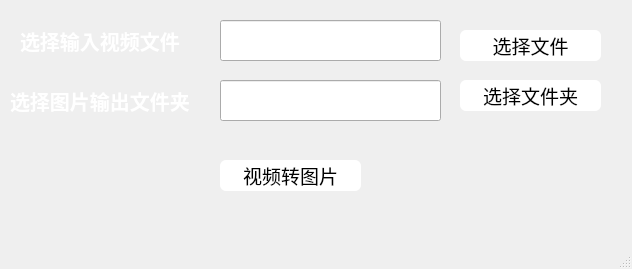
<?xml version="1.0" encoding="UTF-8"?>
<ui version="4.0">
 <class>MainWindow</class>
 <widget class="QMainWindow" name="MainWindow">
  <property name="geometry">
   <rect>
    <x>0</x>
    <y>0</y>
    <width>632</width>
    <height>269</height>
   </rect>
  </property>
  <property name="windowTitle">
   <string>Video_Frame</string>
  </property>
  <property name="windowIcon">
   <iconset>
    <normaloff>C:/Users/admin/Downloads/查看.png</normaloff>C:/Users/admin/Downloads/查看.png</iconset>
  </property>
  <widget class="QWidget" name="centralwidget">
   <widget class="QLabel" name="label">
    <property name="geometry">
     <rect>
      <x>0</x>
      <y>0</y>
      <width>631</width>
      <height>411</height>
     </rect>
    </property>
    <property name="text">
     <string/>
    </property>
    <property name="pixmap">
     <pixmap>C:/Users/admin/Pictures/纯色背景图片/Snipaste_2022-05-23_15-15-43.png</pixmap>
    </property>
    <property name="scaledContents">
     <bool>true</bool>
    </property>
   </widget>
   <widget class="QLabel" name="label_2">
    <property name="geometry">
     <rect>
      <x>20</x>
      <y>20</y>
      <width>171</width>
      <height>41</height>
     </rect>
    </property>
    <property name="font">
     <font>
      <family>微软雅黑</family>
      <pointsize>-1</pointsize>
      <weight>75</weight>
      <bold>true</bold>
     </font>
    </property>
    <property name="styleSheet">
     <string notr="true">font-size:20px;
font-family:&quot;微软雅黑&quot;;
color:white;
</string>
    </property>
    <property name="text">
     <string>选择输入视频文件</string>
    </property>
   </widget>
   <widget class="QLineEdit" name="lineEdit">
    <property name="geometry">
     <rect>
      <x>220</x>
      <y>20</y>
      <width>221</width>
      <height>41</height>
     </rect>
    </property>
    <property name="styleSheet">
     <string notr="true">placeholder:&quot;请选择您的文件&quot;；</string>
    </property>
   </widget>
   <widget class="QPushButton" name="pushButton">
    <property name="geometry">
     <rect>
      <x>460</x>
      <y>30</y>
      <width>141</width>
      <height>31</height>
     </rect>
    </property>
    <property name="font">
     <font>
      <family>Adobe Heiti Std</family>
      <pointsize>14</pointsize>
     </font>
    </property>
    <property name="styleSheet">
     <string notr="true">QPushButton {	
	border: none;
	border-radius: 6px;
	background-color: white;
}
QPushButton:hover {
	background-color: blue;
    color:white;
}
QPushButton:pressed {	
	background-color: transparent;
}</string>
    </property>
    <property name="text">
     <string>选择文件</string>
    </property>
   </widget>
   <widget class="QLabel" name="label_3">
    <property name="geometry">
     <rect>
      <x>10</x>
      <y>80</y>
      <width>191</width>
      <height>41</height>
     </rect>
    </property>
    <property name="font">
     <font>
      <family>微软雅黑</family>
      <pointsize>-1</pointsize>
      <weight>75</weight>
      <bold>true</bold>
     </font>
    </property>
    <property name="styleSheet">
     <string notr="true">font-size:20px;
font-family:&quot;微软雅黑&quot;;
color:white;
</string>
    </property>
    <property name="text">
     <string>选择图片输出文件夹</string>
    </property>
   </widget>
   <widget class="QLineEdit" name="lineEdit_2">
    <property name="geometry">
     <rect>
      <x>220</x>
      <y>80</y>
      <width>221</width>
      <height>41</height>
     </rect>
    </property>
    <property name="styleSheet">
     <string notr="true">placeholder:&quot;请选择您的文件&quot;；</string>
    </property>
   </widget>
   <widget class="QPushButton" name="pushButton_2">
    <property name="geometry">
     <rect>
      <x>460</x>
      <y>80</y>
      <width>141</width>
      <height>31</height>
     </rect>
    </property>
    <property name="font">
     <font>
      <family>Adobe Heiti Std</family>
      <pointsize>14</pointsize>
     </font>
    </property>
    <property name="styleSheet">
     <string notr="true">QPushButton {	
	border: none;
	border-radius: 6px;
	background-color: white;
}
QPushButton:hover {
	background-color: blue;
    color:white;
}
QPushButton:pressed {	
	background-color: transparent;
}</string>
    </property>
    <property name="text">
     <string>选择文件夹</string>
    </property>
   </widget>
   <widget class="QPushButton" name="pushButton_3">
    <property name="geometry">
     <rect>
      <x>220</x>
      <y>160</y>
      <width>141</width>
      <height>31</height>
     </rect>
    </property>
    <property name="font">
     <font>
      <family>Adobe Heiti Std</family>
      <pointsize>14</pointsize>
     </font>
    </property>
    <property name="styleSheet">
     <string notr="true">QPushButton {	
	border: none;
	border-radius: 6px;
	background-color: white;
}
QPushButton:hover {
	background-color: blue;
    color:white;
}
QPushButton:pressed {	
	background-color: transparent;
}</string>
    </property>
    <property name="text">
     <string>视频转图片</string>
    </property>
   </widget>
   <widget class="QLabel" name="label_4">
    <property name="geometry">
     <rect>
      <x>390</x>
      <y>160</y>
      <width>171</width>
      <height>31</height>
     </rect>
    </property>
    <property name="styleSheet">
     <string notr="true">font-size:20px;
font-family:&quot;微软雅黑&quot;;
color:white;
</string>
    </property>
    <property name="text">
     <string/>
    </property>
   </widget>
  </widget>
  <widget class="QMenuBar" name="menubar">
   <property name="geometry">
    <rect>
     <x>0</x>
     <y>0</y>
     <width>632</width>
     <height>22</height>
    </rect>
   </property>
  </widget>
  <widget class="QStatusBar" name="statusbar"/>
 </widget>
 <resources/>
 <connections/>
</ui>
